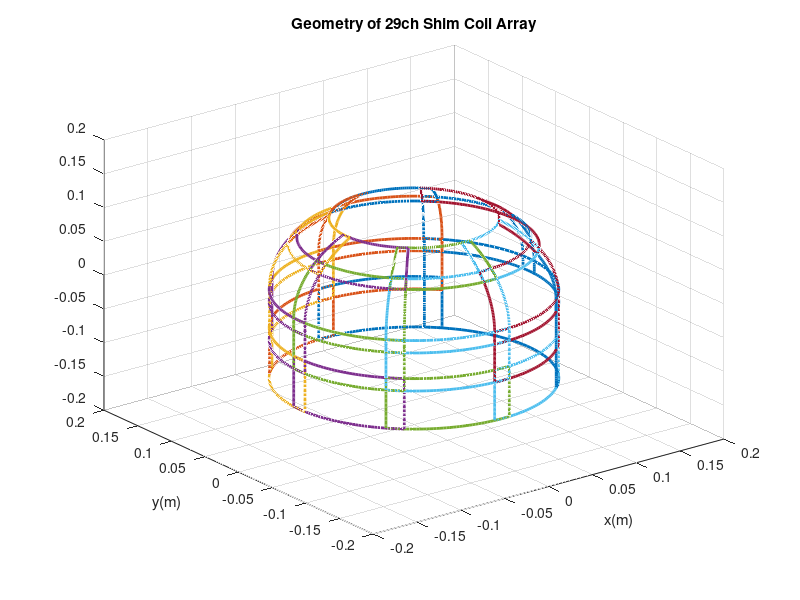

This chart was generated by the following MATLAB code: (Note: this script raises an error after producing the figure.)
% generate the coil array trace to perform the calculation of active
% shimming

% Author: Zhihua Ren
% Date: 28th June 2020
% Affiliation: Columbia University
% E-mail: zr2216@columbia.edu

close all, clc, clear all

% diameter of the cylinder with rectangle coils distributed 
D = 254e-3 + 4e-3*2;
% there will be 7 rectangle coils on the cylindrical surface
% the face coil will occupy two small coils' space
% number of rectangle coils each row 
% however, in row 1
N_rec = 7;
% the percentage of overlap for inductive decoupling 
p_overlap = 0.14;
% the angle of each coil 
angle_step = 2*pi/(N_rec+1);
% height of each coil 
H_rec = D/2/2*(1+p_overlap);

% offset of z for dome coil
z_offset = -D/4;
% number of elements 
gridnumber = 40;

x_offset = 0.283/2; % unit: m
y_offset = 0.03; % unit:m


%% for rectangle coil array on the cylindrical surface
angle_space = 0;

% for row 1: 7 coils 
% index of rows on cylindrical surface
i = 1;

for j = 1 : N_rec
    if j == 1
        angle = 2*angle_step;
    else
        angle = angle_step;
    end
    
    % line 1
    if j ==1
        theta_list1 = linspace(-angle/(1-p_overlap/2)/2+angle_space, angle/(1-p_overlap/2)/2+angle_space, gridnumber);
    else
        theta_list1 = linspace(-angle/(1-p_overlap)/2+angle_space, angle/(1-p_overlap)/2+angle_space, gridnumber);
    end
    
    R1 = D/2*ones(1,length(theta_list1));
    Z1 = 0*ones(1,length(theta_list1));
    [X1,Y1,Z1] = pol2cart(theta_list1,R1,Z1);
    Z1 = Z1;
    
    % line 2
    if j == 1
        Z2 = linspace(0,-D/2,gridnumber);
    else
        Z2 = linspace(0,-H_rec,gridnumber);
    end
    
    if j==1
        theta_list2 = (angle/(1-p_overlap/2)/2+angle_space)*ones(1,length(Z2));
    else
        theta_list2 = (angle/(1-p_overlap)/2+angle_space)*ones(1,length(Z2));
    end
    R2 = D/2*ones(1,length(Z2));
    [X2,Y2,Z2] = pol2cart(theta_list2,R2,Z2);
    Z2 = Z2;
    
    % line 3
    if j==1
        theta_list3 = linspace(angle/(1-p_overlap/2)/2+angle_space, -angle/(1-p_overlap/2)/2+angle_space, gridnumber);
    else
        theta_list3 = linspace(angle/(1-p_overlap)/2+angle_space, -angle/(1-p_overlap)/2+angle_space, gridnumber);
    end
    R3 = D/2*ones(1,length(theta_list3));
    if j == 1
        Z3 = -D/2*ones(1,length(theta_list3));
    else
        Z3 = -H_rec*ones(1,length(theta_list3));
    end
    
    [X3,Y3,Z3] = pol2cart(theta_list3,R3,Z3);
    Z3 = Z3;
    
    % line 4
    if j == 1
        Z4 = linspace(-D/2,0,gridnumber);
    else
        Z4 = linspace(-H_rec,0,gridnumber);
    end
    
    if j==1
        theta_list4 = (-angle/(1-p_overlap/2)/2+angle_space)*ones(1,length(Z4));
    else
        theta_list4 = (-angle/(1-p_overlap)/2+angle_space)*ones(1,length(Z4));
    end
    R4 = D/2*ones(1,length(Z4));
    [X4,Y4,Z4] = pol2cart(theta_list4,R4,Z4);
    Z4 = Z4;
    
    % remember to remove firt point when add four lines together 
    X_1 = [X1(1:end-1) X2(1:end-1) X3(1:end-1) X4(1:end)];
    Y_1 = [Y1(1:end-1) Y2(1:end-1) Y3(1:end-1) Y4(1:end)];
    Z_1 = [Z1(1:end-1) Z2(1:end-1) Z3(1:end-1) Z4(1:end)];
    trace1 = [X_1; Y_1; Z_1];
    trace2 = [-X_1+x_offset; Y_1+y_offset; Z_1];
    ch29_coil_array_sub_FOV1.rec_coil(i,j).trace = trace1;
    ch29_coil_array_sub_FOV2.rec_coil(i,j).trace = trace2;
    
    if j ==1
        angle_space = angle_space + 2*pi/(N_rec+1)*3/2;
    else
        angle_space = angle_space + 2*pi/(N_rec+1);
    end
    
    
end

% for row 2, move row 1 along z-axis with -H_rec offset
for i = 2:2
    for j = 1: N_rec-1
        ch29_coil_array_sub_FOV1.rec_coil(i,j).trace = ch29_coil_array_sub_FOV1.rec_coil(i-1,j+1).trace;
        ch29_coil_array_sub_FOV1.rec_coil(i,j).trace(3,:) = ch29_coil_array_sub_FOV1.rec_coil(i,j).trace(3,:) - (D/2-H_rec);
        ch29_coil_array_sub_FOV2.rec_coil(i,j).trace = ch29_coil_array_sub_FOV2.rec_coil(i-1,j+1).trace;
        ch29_coil_array_sub_FOV2.rec_coil(i,j).trace(3,:) = ch29_coil_array_sub_FOV2.rec_coil(i,j).trace(3,:) - (D/2-H_rec);
    end
end



%% modelling of 8*2 trapezoidal coils on the dome
N_tra = 8;
angle_step = 2*pi/N_tra;
angle_width = angle_step/(1-p_overlap);
coil_angle = angle_step/2;

% start and end angle for trapezoidal coils
% for row 1 
theta_start = pi/2-pi/5;
theta_end = pi/6;
i = 1;

for j = 1:N_tra
%     if i == 1 || i == N_tra
%         theta_end = pi/6;
%     else
%         theta_end = 0;
%     end
    
    % line 1
    PHI = linspace(-angle_width/2 + coil_angle,angle_width/2 + coil_angle,gridnumber);  % Azimuthal/Longitude/Circumferential
    THETA = theta_start*ones(1,length(PHI));  % Altitude /Latitude /Elevation
    R = D/2*ones(1,length(PHI));
    [X1,Y1,Z1] = sph2cart(PHI,THETA,R);
    
    % line 2 
    THETA = linspace(theta_start,theta_end,gridnumber);
    PHI = (angle_width/2 + coil_angle)*ones(1,length(THETA));
    R = D/2*ones(1,length(PHI));
    [X2,Y2,Z2] = sph2cart(PHI,THETA,R);
    
    
    % line 4 
    PHI = linspace(angle_width/2 + coil_angle,-angle_width/2 + coil_angle,gridnumber);  % Azimuthal/Longitude/Circumferential
    THETA = theta_end*ones(1,length(PHI)); 
    R = D/2*ones(1,length(PHI));
    [X3,Y3,Z3] = sph2cart(PHI,THETA,R);
    
       
    % line 5
    THETA = linspace(theta_end,theta_start,gridnumber);
    PHI = (-angle_width/2 + coil_angle)*ones(1,length(THETA));
    R = D/2*ones(1,length(PHI));
    [X4,Y4,Z4] = sph2cart(PHI,THETA,R);
    

    % remember to remove firt point when add four lines together 
    X_1 = [X1(1:end-1) X2(1:end-1) X3(1:end-1) X4(1:end)];
    Y_1 = [Y1(1:end-1) Y2(1:end-1) Y3(1:end-1) Y4(1:end)];
    Z_1 = [Z1(1:end-1) Z2(1:end-1) Z3(1:end-1) Z4(1:end)];
    
    
    trace1 = [X_1; Y_1; Z_1];
    trace2 = [-X_1+x_offset; Y_1+y_offset; Z_1];
    ch29_coil_array_sub_FOV1.tra_coil(i,j).trace = trace1;
    ch29_coil_array_sub_FOV2.tra_coil(i,j).trace = trace2;
    
    coil_angle = coil_angle + angle_step;
end


% for row 2 
i = 2;
theta_start = pi/5;
theta_end = 0;

for j = 1:N_tra
%     if i == 1 || i == N_tra
%         theta_end = pi/6;
%     else
%         theta_end = 0;
%     end
    
    % line 1
    PHI = linspace(-angle_width/2 + coil_angle,angle_width/2 + coil_angle,gridnumber);  % Azimuthal/Longitude/Circumferential
    THETA = theta_start*ones(1,length(PHI));  % Altitude /Latitude /Elevation
    R = D/2*ones(1,length(PHI));
    [X1,Y1,Z1] = sph2cart(PHI,THETA,R);
    
    % line 2 
    THETA = linspace(theta_start,theta_end,gridnumber);
    PHI = (angle_width/2 + coil_angle)*ones(1,length(THETA));
    R = D/2*ones(1,length(PHI));
    [X2,Y2,Z2] = sph2cart(PHI,THETA,R);
    
    % line 3
    Z = linspace(0,-D/2*p_overlap,gridnumber/5);
    PHI = (angle_width/2 + coil_angle)*ones(1,length(Z));
    R = D/2*ones(1,length(PHI));
    [X3,Y3,Z3] = pol2cart(PHI,R,Z);
    
    % line 4 
    PHI = linspace(angle_width/2 + coil_angle,-angle_width/2 + coil_angle,gridnumber);  % Azimuthal/Longitude/Circumferential
    Z = -D/2*p_overlap*ones(1,length(PHI));
    R = D/2*ones(1,length(PHI));
    [X4,Y4,Z4] = pol2cart(PHI,R,Z);
    
    % line 5
    Z = linspace(-D/2*p_overlap,0,gridnumber/5);
    PHI = (-angle_width/2 + coil_angle)*ones(1,length(Z));
    R = D/2*ones(1,length(PHI));
    [X5,Y5,Z5] = pol2cart(PHI,R,Z);
    
    
    % line 5
    THETA = linspace(theta_end,theta_start,gridnumber);
    PHI = (-angle_width/2 + coil_angle)*ones(1,length(THETA));
    R = D/2*ones(1,length(PHI));
    [X6,Y6,Z6] = sph2cart(PHI,THETA,R);
    

    % remember to remove firt point when add four lines together 
    X_1 = [X1(1:end-1) X2(1:end-1) X3(1:end-1) X4(1:end-1) X5(1:end-1) X6(1:end)];
    Y_1 = [Y1(1:end-1) Y2(1:end-1) Y3(1:end-1) Y4(1:end-1) Y5(1:end-1) Y6(1:end)];
    Z_1 = [Z1(1:end-1) Z2(1:end-1) Z3(1:end-1) Z4(1:end-1) Z5(1:end-1) Z6(1:end)];
    
    trace1 = [X_1; Y_1; Z_1];
    trace2 = [-X_1+x_offset; Y_1+y_offset; Z_1];
    ch29_coil_array_sub_FOV1.tra_coil(i,j).trace = trace1;
    ch29_coil_array_sub_FOV2.tra_coil(i,j).trace = trace2;
%     coil_array.tra_coil(i).trace = trace;
    
    coil_angle = coil_angle + angle_step;
end


figure()
% index of the coil  7+6 = 13 
for i = 1:2
    if i == 1
        N = N_rec;
    else
        N = N_rec - 1;
    end
    
    for j = 1:N
        
        plot3(ch29_coil_array_sub_FOV1.rec_coil(i,j).trace(1,:),ch29_coil_array_sub_FOV1.rec_coil(i,j).trace(2,:),ch29_coil_array_sub_FOV1.rec_coil(i,j).trace(3,:),'.-','Linewidth',2)
        hold on
%         plot3(ch29_coil_array_sub_FOV2.rec_coil(i,j).trace(1,:),ch29_coil_array_sub_FOV2.rec_coil(i,j).trace(2,:),ch29_coil_array_sub_FOV2.rec_coil(i,j).trace(3,:),'.-','Linewidth',2)
        grid on
    end
end

% 8+8 = 16
for i = 1:2
    for j = 1:N_tra
        plot3(ch29_coil_array_sub_FOV1.tra_coil(i,j).trace(1,:),ch29_coil_array_sub_FOV1.tra_coil(i,j).trace(2,:),ch29_coil_array_sub_FOV1.tra_coil(i,j).trace(3,:),'.-','Linewidth',2)
        hold on
%         plot3(ch29_coil_array_sub_FOV2.tra_coil(i,j).trace(1,:),ch29_coil_array_sub_FOV2.tra_coil(i,j).trace(2,:),ch29_coil_array_sub_FOV2.tra_coil(i,j).trace(3,:),'.-','Linewidth',2)
        grid on
    end
end
xlabel('x(m)')
ylabel('y(m)')
title('Geometry of 29ch Shim Coil Array')
setupmyfig()



% index of the coil 
figure()
coil_index = 0;
% for i = 2:2
%     if i == 1
%         N = N_rec;
%     else
%         N = N_rec - 1;
%     end
%     
%     for j = 1:N
%         coil_index = coil_index + 1;
%         
%         plot3(ch29_coil_array_sub_FOV1.rec_coil(i,j).trace(1,:),ch29_coil_array_sub_FOV1.rec_coil(i,j).trace(2,:),ch29_coil_array_sub_FOV1.rec_coil(i,j).trace(3,:),'.-','Linewidth',2)
%         hold on
% %         plot3(ch29_coil_array_sub_FOV2.rec_coil(i,j).trace(1,:),ch29_coil_array_sub_FOV2.rec_coil(i,j).trace(2,:),ch29_coil_array_sub_FOV2.rec_coil(i,j).trace(3,:),'.-','Linewidth',2)
%         grid on
%         xlabel('x(m)')
%         ylabel('y(m)')
%         xlim([-0.3 0.3]);
%         ylim([-0.15+0.03 0.15+0.03]);
%         zlim([-0.15 0.15]);
%         title({['Row. ',num2str(4)]});
%         setupmyfig()
%     end
% end

for i = 2:2
    for j = 1:N_tra
        coil_index = coil_index + 1;
%         figure()
        plot3(ch29_coil_array_sub_FOV1.tra_coil(i,j).trace(1,:),ch29_coil_array_sub_FOV1.tra_coil(i,j).trace(2,:),ch29_coil_array_sub_FOV1.tra_coil(i,j).trace(3,:),'.-','Linewidth',2)
        hold on
%         plot3(ch29_coil_array_sub_FOV2.tra_coil(i,j).trace(1,:),ch29_coil_array_sub_FOV2.tra_coil(i,j).trace(2,:),ch29_coil_array_sub_FOV2.tra_coil(i,j).trace(3,:),'.-','Linewidth',2)
        grid on
        xlabel('x(m)')
        ylabel('y(m)')
        xlim([-0.3 0.3]);
        ylim([-0.15+0.03 0.15+0.03]);
        zlim([-0.15 0.15]);
        title({['Row. ',num2str(2)]});
        setupmyfig()
    end
end








function setupmyfig()
 set(gcf,'color',[1 1 1]);
 set(gca,'DataAspectRatio', [1 1 1]);
%  set(gcf,'Position', [25,700,1650,500]);
 set(gca, 'FontName', 'Arial')
 set(gca, 'FontSize', 14)
 grid on
end



